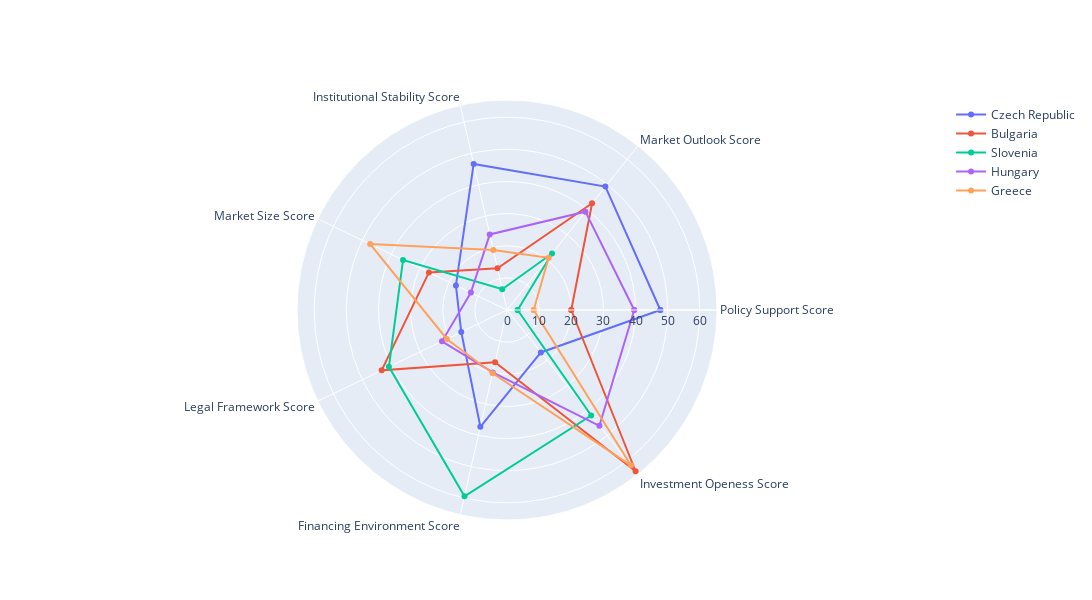

The cell this chart's notebook holds for it:
### Code cell
# Bottom 5
bottom_5 = radar_chart(rw_categories,"Country", "Overall Score", 2, 5)

### Figure 1 — Plotly figure (JSON) as saved in the notebook; plotly's stock layout.template omitted (floating-point values rounded to 4 significant figures)
{"data": [{"name": "Czech Republic", "r": [47.73, 49.12, 46.62, 17.65, 15.8, 37.28, 16.9, 47.73], "theta": ["Policy Support Score", "Market Outlook Score", "Institutional Stability Score", "Market Size Score", "Legal Framework Score", "Financing Environment Score", "Investment Openess Score", "Policy Support Score"], "type": "scatterpolar"}, {"name": "Bulgaria", "r": [20, 42.48, 13.3, 26.98, 43.3, 16.67, 64.2, 20], "theta": ["Policy Support Score", "Market Outlook Score", "Institutional Stability Score", "Market Size Score", "Legal Framework Score", "Financing Environment Score", "Investment Openess Score", "Policy Support Score"], "type": "scatterpolar"}, {"name": "Slovenia", "r": [3.3, 22.48, 6.63, 35.92, 40.8, 59.47, 42.02, 3.3], "theta": ["Policy Support Score", "Market Outlook Score", "Institutional Stability Score", "Market Size Score", "Legal Framework Score", "Financing Environment Score", "Investment Openess Score", "Policy Support Score"], "type": "scatterpolar"}, {"name": "Hungary", "r": [39.6, 39.15, 24.12, 12.48, 22.45, 19.92, 46.13, 39.6], "theta": ["Policy Support Score", "Market Outlook Score", "Institutional Stability Score", "Market Size Score", "Legal Framework Score", "Financing Environment Score", "Investment Openess Score", "Policy Support Score"], "type": "scatterpolar"}, {"name": "Greece", "r": [8.3, 20.8, 19.15, 47.28, 20.8, 20.2, 61.83, 8.3], "theta": ["Policy Support Score", "Market Outlook Score", "Institutional Stability Score", "Market Size Score", "Legal Framework Score", "Financing Environment Score", "Investment Openess Score", "Policy Support Score"], "type": "scatterpolar"}], "layout": {"autosize": false, "height": 600, "polar": {"radialaxis": {"visible": true}}, "width": 1200}}
